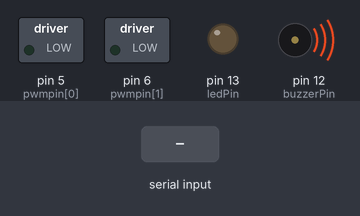
Simulated run of this sketch. Board: Arduino Uno, built with avr-gcc and run on an emulated ATmega328P. On the bench: switched loads named in the sketch (green lamp = pin HIGH), output pins drawn as LEDs (lit = HIGH), buzzer (waves = sounding, pin HIGH). The test bench sets the inputs (shaded band). Pins used as bus, display or sensor lines are not drawn; what the sketch prints to the serial monitor is not drawn.

Above: at 0.01 s.
At 1.3 s:
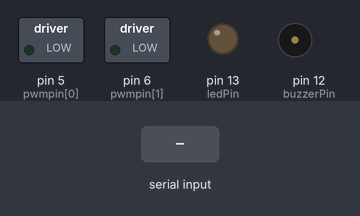
1.4 s: "<M,45>" received over the second serial link
At 4.41 s:
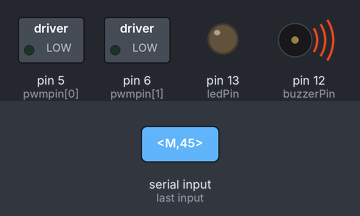
Timing chart, 0 to 6.3 s (numbered marks = the images above; inputs shaded):
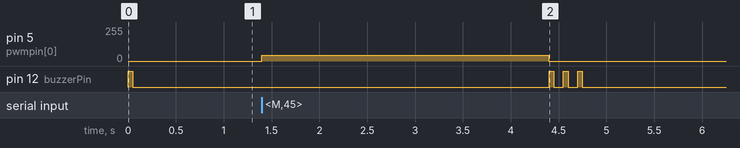

Measured:
- after the input at 1.4 s, pin 5 (pwmpin[0]): 0/255 → 45/255 at once, → 0/255 3.0 s later

The sketch:

hc06_control.ino
```cpp
#include <SoftwareSerial.h>

bool debug = false;

/* Based on MonsterMoto Shield Example Sketch
 * code by: Jim Lindblom
 * hardware by: Nate Bernstein
 */
#define BRAKEVCC 0
#define CW   1
#define CCW  2
#define BRAKEGND 3
#define CS_THRESHOLD 15

/*  VNH2SP30 pin definitions
 xxx[0] controls '1' outputs
 xxx[1] controls '2' outputs */
int inApin[2] = {7, 4};  // INA: Clockwise input
int inBpin[2] = {8, 9}; // INB: Counter-clockwise input
int pwmpin[2] = {5, 6}; // PWM input
int cspin[2] = {2, 3}; // CS: Current sense ANALOG input
int enpin[2] = {0, 1}; // EN: Status of switches output (Analog pin)

// pins
const byte ledPin = 13;
const byte buzzerPin = 12;
const byte powerPin = 11;
const byte btTx = 2;
const byte btRx = 3;

// bluetooth TX to the Arduino RX
// bluetooth RX to the Arduino TX
SoftwareSerial SerialBT(btTx, btRx); // RX | TX

bool ledStatus = false; // led
bool buzzerStatus = false; // buzzer
// timer
unsigned long timer;
const long timeout = 3000;
bool stopped = true;
// variables to receive parsed commands
int motor0 = 0;
int motor1 = 0;

const byte buffSize = 40;
char inputBuffer[buffSize];
const char startMarker = '<';
const char endMarker = '>';
byte bytesRecvd = 0;
boolean readInProgress = false;
boolean newDataFromPC = false;


void setup() {
  Serial.begin(9600);
  // The default baud rate for the HC-06s I have is 9600
  SerialBT.begin(9600);

  pinMode(ledPin, OUTPUT); // LED
  pinMode(buzzerPin, OUTPUT); // Buzzer
  pinMode(powerPin, OUTPUT); // To keep arduino on
  // default state
  digitalWrite(ledPin, LOW);
  digitalWrite(buzzerPin, LOW);
  digitalWrite(powerPin, HIGH);

  timer = millis(); // set initial timer


  Serial.println("<Arduino is ready>");
  beep(1);
}

void loop() {
  if (SerialBT.available()) {
    getDataFromPC(SerialBT.read());
  }

  if (debug && Serial.available()) {
    getDataFromPC(Serial.read());
  }

  // getDataFromPC();
  // updateMotors();
  updateTimer();
}


// receive data from PC and save it into inputBuffer
void getDataFromPC(char x) {
  if (x == endMarker) {
    timer = millis(); // reset timer
    readInProgress = false;
    newDataFromPC = true;
    inputBuffer[bytesRecvd] = 0;
    parseData();
  }

  if(readInProgress) {
    inputBuffer[bytesRecvd] = x;
    bytesRecvd ++;
    if (bytesRecvd == buffSize) {
      bytesRecvd = buffSize - 1;
    }
  }

  if (x == startMarker) {
    bytesRecvd = 0;
    readInProgress = true;
  }
}


// split the data into its parts
void parseData() {
  char * strtokIndx; // this is used by strtok() as an index
  char cmd[2];

  if (debug) {
    Serial.println(inputBuffer);
  }

  strtokIndx = strtok(inputBuffer,",");      // get the first part - the string
  strcpy(cmd, strtokIndx); // copy it to messageFromPC

  switch(cmd[0]) {
    case 'M':
      // motors case
      strtokIndx = strtok(NULL, ","); // this continues where the previous call left off
      motor0 = atoi(strtokIndx);     // convert this part to an integer
      strtokIndx = strtok(NULL, ",");
      motor1 = atoi(strtokIndx);

      updateMotors();
      break;
    case 'X':
      // button X case
      strtokIndx = strtok(NULL, ",");
      updatePin(buzzerPin, atoi(strtokIndx));
      break;
    case 'C':
      // button center case
      motorOff(0);
      motorOff(1);
      beep(5);
      digitalWrite(powerPin, LOW);
      break;
    default:
      // optional
      break;
  }
}


// check timer status
void updateTimer() {
  if ((millis() - timer) > timeout) {
    if(!stopped) {
      if (debug) {
        Serial.println(String("Timeout stopping"));
      }

      stopped = true;

      motorOff(0);
      motorOff(1);
      beep(3);
    }
  } else {
    stopped = false;
  }
}


// execute buzzer beeps x times
void beep(int times) {
  for(int i = 0; i < times; ++i) {
    digitalWrite(buzzerPin, HIGH);
    delay(50);
    digitalWrite(buzzerPin, LOW);
    delay(100);
  }
}


// pin action
void updatePin(byte pin, int status) {
  if(status == 1) {
    digitalWrite(pin, HIGH);
  } else {
    digitalWrite(pin, LOW);
  }
}


// make motors work
void updateMotors() {
  // set pwm and direction for motor 0
  if(motor0 > 0) {
    motorGo(0, CW, motor0);
  } else if (motor0 < 0) {
    motorGo(0, CCW, abs(motor0));
  } else {
    motorOff(0);
  }

  // set pwm and direction for motor 1
  if(motor1 > 0) {
    motorGo(1, CW, motor1);
  } else if (motor1 < 0) {
    motorGo(1, CCW, abs(motor1));
  } else {
    motorOff(1);
  }

  //if ((analogRead(cspin[0]) > CS_THRESHOLD) && (analogRead(cspin[1]) > CS_THRESHOLD)) {
  //    SerialBT.println(String("HC:")
  //      + analogRead(cspin[0])
  //      + String(",")
  //      + analogRead(cspin[1])
  //    );

  //    if (debug) {
  //      Serial.println(String("HC:")
  //        + analogRead(cspin[0])
  //        + String(",")
  //        + analogRead(cspin[1])
  //      );
  //    }
  //}

  // delay(500);
}

/*
 * Turn motor off
 */
void motorOff(int motor)
{
  // Initialize braked
  digitalWrite(inApin[motor], LOW);
  digitalWrite(inBpin[motor], LOW);

  analogWrite(pwmpin[motor], 0);
}


/* motorGo() will set a motor going in a specific direction
 the motor will continue going in that direction, at that speed
 until told to do otherwise.

 motor: this should be either 0 or 1, will selet which of the two
 motors to be controlled

 direct: Should be between 0 and 3, with the following result
 0: Brake to VCC
 1: Clockwise
 2: CounterClockwise
 3: Brake to GND

 pwm: should be a value between ? and 1023, higher the number, the faster
 it'll go
 */
void motorGo(uint8_t motor, uint8_t direct, uint8_t pwm)
{
  if (motor <= 1)
  {
    if (direct <=4)
    {
      // Set inA[motor]
      if (direct <=1)
        digitalWrite(inApin[motor], HIGH);
      else
        digitalWrite(inApin[motor], LOW);

      // Set inB[motor]
      if ((direct==0)||(direct==2))
        digitalWrite(inBpin[motor], HIGH);
      else
        digitalWrite(inBpin[motor], LOW);

      analogWrite(pwmpin[motor], pwm);
    }
  }
}
```
